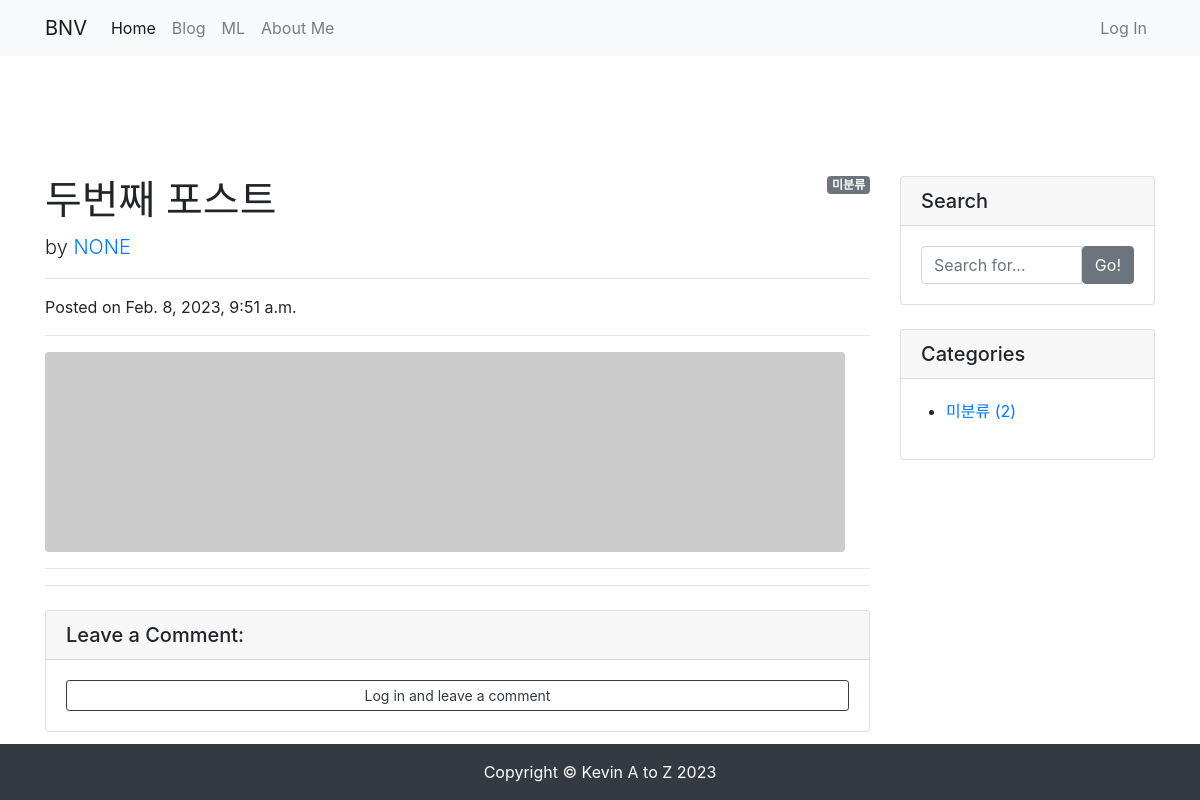
Page /blog/2/ on the earlier database version.
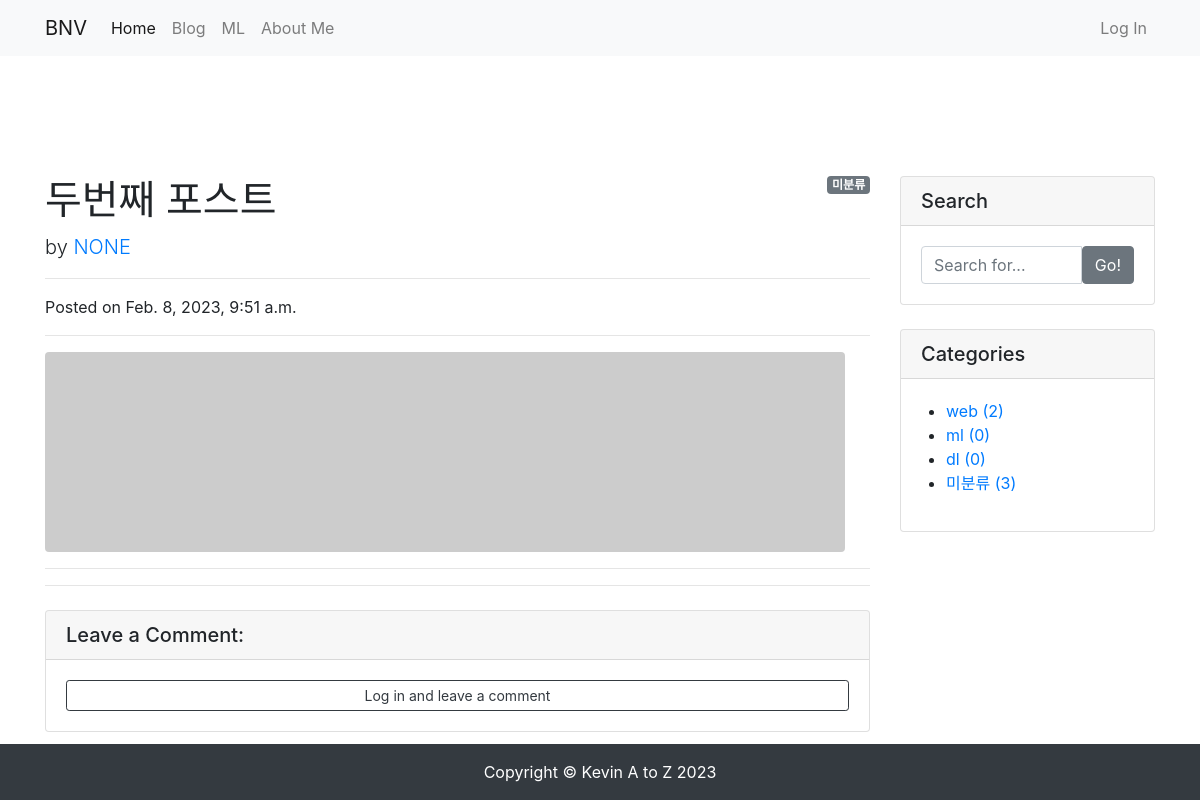
Same page on the later database version.
### blog/models.py (models this page shows)
class Category(models.Model):
    name = models.CharField(max_length=50, unique=True)
    slug = models.SlugField(max_length=200, unique=True, allow_unicode=True)
    def __str__(self):
        return self.name
    def get_absolute_url(self):
        return f'/blog/category/{self.slug}/'
    class Meta:
        verbose_name_plural = 'categories'

### blog/views.py (the view)
# urls.py: path('<int:pk>/', views.PostDetail.as_view()),
class PostDetail(DetailView):
    model = Post
    def get_context_data(self, **kwargs):
        context = super(PostDetail, self).get_context_data()
        context['categories'] = Category.objects.all()
        context['no_category_post_count'] = Post.objects.filter(category=None).count()
        context['comment_form'] = CommentForm
        return context

### blog/models.py (called while the page is built)
    def get_content_markdown(self):
        return markdown(self.content)

### blog/templates/blog/post_detail.html (shortened to what this page needs)
{% extends 'blog/base.html' %}
{% load crispy_forms_tags %}
{% block main_area %}
    <div id="post-area">
        {% if post.category %}
            <span class="badge badge-secondary float-right">{{ post.category }}</span>
        {% else %}
            <span class="badge badge-secondary float-right">미분류</span>
        {% endif %}
        <h1 class="mt-4">{{ post.title }}</h1>
        <p class="lead">
            by
            <a href="#">{{ post.author | upper }}</a>
        </p>
        <hr>
        <p>Posted on {{ post.created_at }}</p>
        <hr>
        {% if post.head_image %}
            <img class="img-fluid rounded" src="{{ post.head_image.url }}" alt="{{ post.title }} head_image">
        {% else %}
            <img class="img-fluid rounded" src="https://picsum.photos/seed/{{ post.id }}/800/200" alt="random_image">
        {% endif %}
        <hr>
        <hr>
    </div>
    <div id="comment-area">
        <div class="card my-4">
            <h5 class="card-header">Leave a Comment:</h5>
            <div class="card-body">
                {% if user.is_authenticated %}
                <form id="comment-form" method="POST" action="{{ post.get_absolute_url }}new_comment/">
                    {% csrf_token %}
                    <div class="form-group">
                        {{ comment_form | crispy }}
                    </div>
                    <button type="submit" class="btn btn-primary">Submit</button>
                </form>
                {% else %}
                    <a role="button" class="btn btn-outline-dark btn-block btn-sm" href="#" data-toggle="modal" data-target="#loginModal">Log in and leave a comment</a>
                {% endif %}
            </div>
        </div>
    </div>
{% endblock %}

### blog/templates/blog/base.html (shortened to what this page needs)
<!DOCTYPE html>
<html lang="ko">
  <head>
    <link
      rel="stylesheet"
      href="https://cdn.jsdelivr.net/npm/bootstrap@4.5.3/dist/css/bootstrap.min.css"
    />
  </head>
  <body>
    {% include 'blog/navbar.html' %}
    <div class="container pt-5 my-5">
      <div class="row">
        <div class="col-md-8 col-lg-9" id="main-area">
          {% block main_area %} {% endblock %}
        </div>
        <div class="col-md-4 col-lg-3">
          <div class="card my-4">
            <h5 class="card-header">Search</h5>
            <div class="card-body">
              <div class="input-group">
                <input
                  type="text"
                  class="form-control"
                  placeholder="Search for..."
                  id="search-input"
                />
                <span class="input-group-btn">
                  <button
                    class="btn btn-secondary"
                    type="button"
                    onclick="searchPost();"
                  >
                    Go!
                  </button>
                </span>
              </div>
            </div>
          </div>
          <div class="card my-4" id="categories-card">
            <h5 class="card-header">Categories</h5>
            <div class="card-body">
              <div class="row">
                <ul>
                  {% for category in categories %}
                  <li>
                    <a href="{{ category.get_absolute_url }}"
                      >{{ category }} ({{ category.post_set.count }})</a
                    >
                  </li>
                  {% endfor %}
                  <li>
                    <a href="/blog/category/no_category/"
                      >미분류 ({{ no_category_post_count }})</a
                    >
                  </li>
                </ul>
              </div>
            </div>
          </div>
        </div>
      </div>
    </div>
    {% include 'blog/footer.html' %}
  </body>
</html>

Differences in the rows shown:
added Category: name "web", post_set.count "2"
added Category: name "ml", post_set.count "0"
added Category: name "dl", post_set.count "0"
Other differences:
{{ no_category_post_count }}: "2" → "3"
